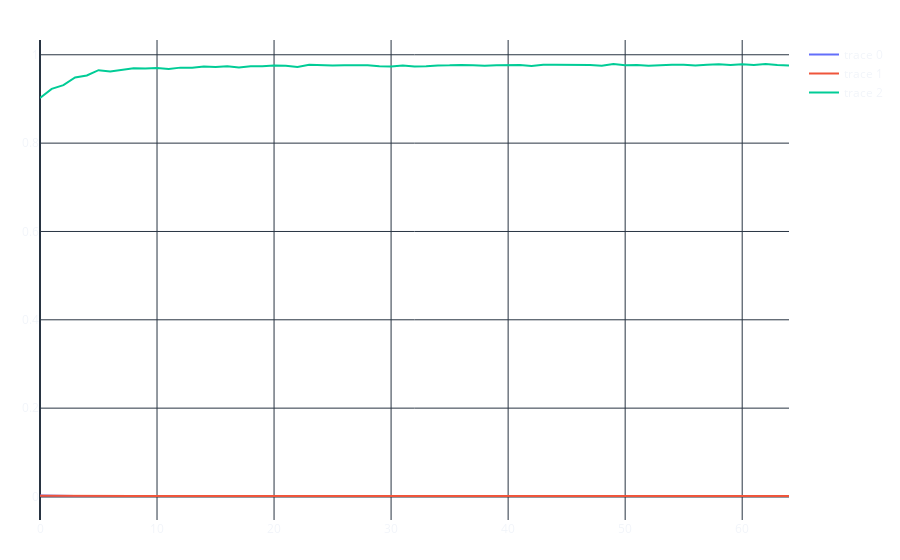

Notebook source saved alongside this figure:
### Markdown cell above
## model

### Code cell
from timeit import default_timer


reload(torch_util)

epochs = 2000
train_time = 5
modelname = f"lstm_{split_idx}"

if tag_map is not None:
    modelname += "_mapped"

# LOSS PARAMS
tag_weights = torch_util.class_weights(tag_counts, tag_vocab, 10.0)
label_smoothing = 0.1

constructor_params = {
    "token_vocab_size": len(vocab),
    "label_vocab_size": len(tag_vocab),
    "embedding_dim": 16,
    "hidden_dim": 64,
    "n_lstm_layers": 2,
    "dropout_lstm": 0.7,
    "bidi": True,
}

# Model with default params
model = torch_util.LSTMTagger(**constructor_params).to(dev)
loss_function = torch.nn.CrossEntropyLoss(
    weight=tag_weights,
    label_smoothing=label_smoothing,
).to(dev)
optimizer = torch.optim.Adam(model.parameters(), lr=0.05)
lr_s = torch.optim.lr_scheduler.ExponentialLR(optimizer, gamma=0.99)

# Training loop
losses_train, losses_val, val_accs = torch_util.train_loop(
    model,
    train_dl,
    val_dl,
    optimizer=optimizer,
    loss_function=loss_function,
    lr_s=lr_s,
    epochs=100,
    name=modelname,
    save_dir="../tmp/",
    print_interval=5,
    time_limit=8,
)


plotting.scatter(y=[losses_train, losses_val, val_accs]).show()

print(
    "final loss:\n", f"  train: {losses_train[-1]:.4f}", f"  val : {losses_val[-1]:.4f}"
)
